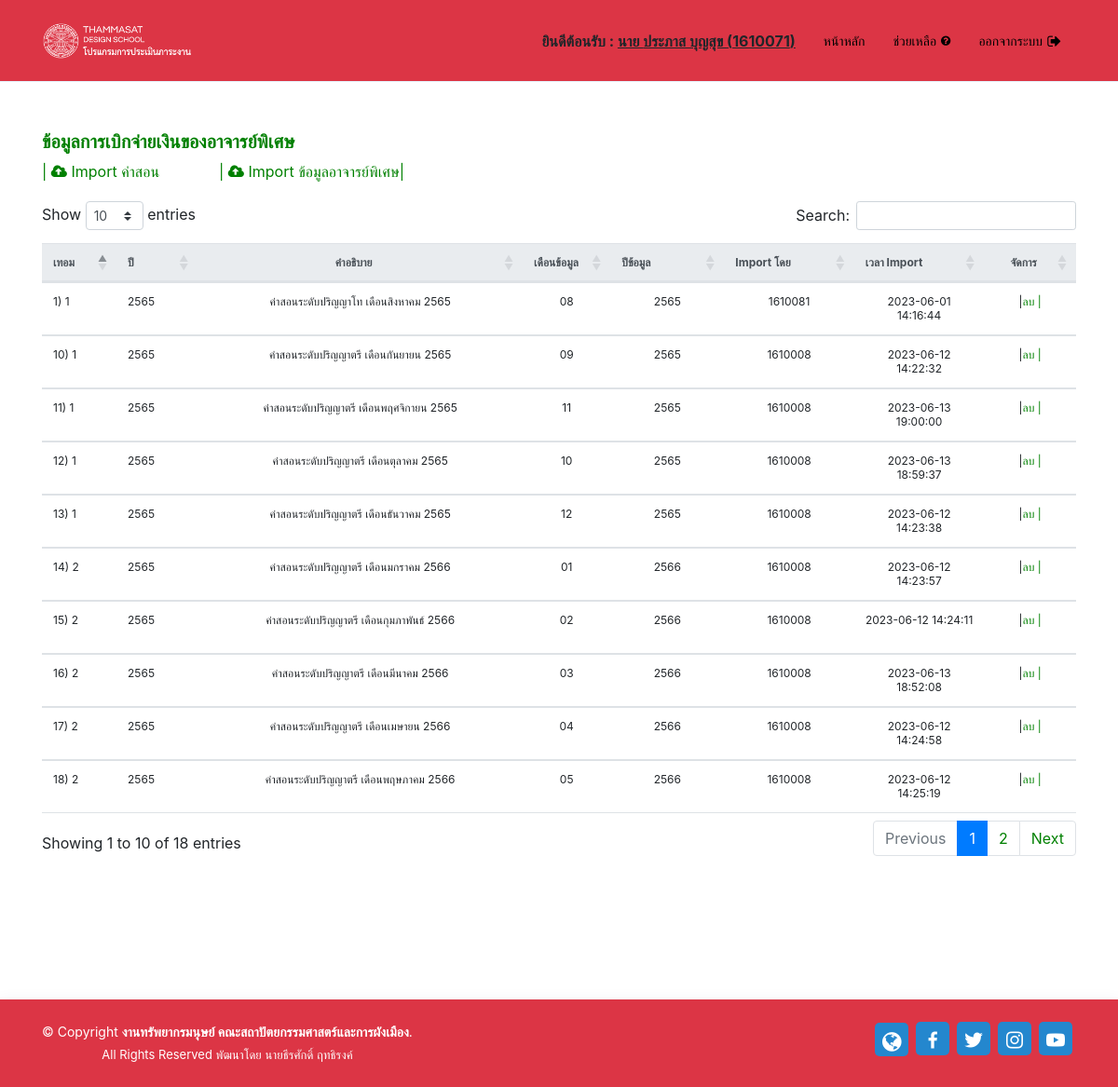
The page /admin/specialteacher.php (signed in) on the database its author committed.
### tables this page shows
CREATE TABLE `tdata_import` (
  `auto_id` int(10) NOT NULL,
  `im_term` varchar(10) DEFAULT NULL,
  `im_year` varchar(10) DEFAULT NULL,
  `im_title` varchar(255) DEFAULT NULL,
  `im_by` varchar(50) NOT NULL,
  `im_month_data` varchar(20) DEFAULT NULL,
  `im_year_data` varchar(20) DEFAULT NULL,
  `im_updatetime` datetime NOT NULL
);

### admin/specialteacher.php (the view, shortened to what this page needs)
<?php include 'include/state.php'; ?>
<?php include 'include/head.php'; ?>
<body>
  <?php include 'include/header.php'; ?>
  <section class="d-flex align-items-center">
    <div class="container position-relative" data-aos="fade-up" data-aos-delay="100">
      <div class="row justify-content-left" style="margin-top: 60px;">
        <div class="col-lg-12 col-md-12 col-sm-12">
          <h5 style="color:green;"><b>ข้อมูลการเบิกจ่ายเงินของอาจารย์พิเศษ</b></h5>
        </div>
        <div class="col-lg-2 col-md-12 col-sm-12">
          <a href="" title="" data-toggle="modal" data-target="#uploadfilebudget" style="color:green;">| <i class="fa fa-cloud-upload"></i> Import ค่าสอน</a>
        </div>
        <div class="col-lg-4 col-md-12 col-sm-12">
          <a href="" title="" data-toggle="modal" data-target="#uploadfilespecial" style="color:green;">| <i class="fa fa-cloud-upload"></i> Import ข้อมูลอาจารย์พิเศษ|</a>
        </div>
      </div>
      <div class="row icon-boxes" style="margin-top: 20px;">
        <div class="col-sm-12 col-md-12 col-lg-12 align-items-stretch mb-5 mb-lg-0">
          <table id="example" class="table" role="grid" aria-describedby="example1_info" style="width:100%">
            <thead thead class="thead-light" style="font-size: 12px;">
              <tr align="center" style="font-size: 12px;">
                <th width="3%">เทอม</th>
                <th width="5%">ปี</th>
                <th width="20%" class="text-center">คำอธิบาย</th>
                <th width="5%">เดือนข้อมูล</th>
                <th width="7%">ปีข้อมูล</th>
                <th width="8%">Import โดย</th>
                <th width="8%">เวลา Import</th>
                <th width="5%"><center>จัดการ</center></th>
              </tr>
            </thead>
            <tbody>
              <?php
              $i=0;
              require_once '../includes/connect.php';
              $stmt = $conn->prepare("SELECT * FROM tdata_Import WHERE im_year_data >= 2565");
              $stmt->execute();
              $result = $stmt->fetchAll();
              foreach($result as $row) {
              $i++
              ?>
              <tr style="font-size:12px;">
                <td><?= $i;?>) <?= $row['im_term'];?></td>
                <td><?= $row['im_year'];?></td>
                <td align="center"><?= $row['im_title'];?></td>
                <td align="center"><?= $row['im_month_data'];?></td>
                <td align="center"><?= $row['im_year_data'];?></td>
                <td align="center"><?= $row['im_by'];?></td>
                <td align="center"><?= $row['im_updatetime'];?></td>
                <td><center>
                  <div class="container">
                    <p>|<a href="page/deladmin.php?u_id=<?= $row['u_id'];?>" onclick="return confirm('คุณต้องการลบคุณ<?= $row['u_name'];?> ออกจากระบบหรือไม่??!!');" data-toggle="tooltip" title="ลบข้อมูล!">ลบ |</a></p>
                    </div>
                  </td>
                  <?php } ?>
                </tbody>
              </table>
            </div>
          </div>
        </div>
        </section>
        <br><br><br>
        <?php include 'include/footer.php'; ?>
      </body>
    </html>

### admin/assets/css/style.css (style rules this page uses)
body { font-family: "Open Sans", sans-serif; color: #444444; }
a { color: #2487ce; text-decoration: none; }
h1, h2, h3, h4, h5, h6 { font-family: "Raleway", sans-serif; }
section { padding: 80px 0; overflow: hidden; }

### admin/include/head.php (style rules this page uses)
A:link { text-decoration:none; color:green; }

### rows shown on the page
tdata_import: im_term "1", im_year "2565", im_title "ค่าสอนระดับปริญญาโท เดือนสิงหาคม 2565", im_month_data "08", im_year_data "2565", im_by "1610081", im_updatetime "2023-06-01 14:16:44"
tdata_import: im_term "1", im_year "2565", im_title "ค่าสอนระดับปริญญาตรี เดือนกันยายน 2565", im_month_data "09", im_year_data "2565", im_by "1610008", im_updatetime "2023-06-12 14:22:32"
tdata_import: im_term "1", im_year "2565", im_title "ค่าสอนระดับปริญญาตรี เดือนพฤศจิกายน 2565", im_month_data "11", im_year_data "2565", im_by "1610008", im_updatetime "2023-06-13 19:00:00"
tdata_import: im_term "1", im_year "2565", im_title "ค่าสอนระดับปริญญาตรี เดือนตุลาคม 2565", im_month_data "10", im_year_data "2565", im_by "1610008", im_updatetime "2023-06-13 18:59:37"
tdata_import: im_term "1", im_year "2565", im_title "ค่าสอนระดับปริญญาตรี เดือนธันวาคม 2565", im_month_data "12", im_year_data "2565", im_by "1610008", im_updatetime "2023-06-12 14:23:38"
tdata_import: im_term "2", im_year "2565", im_title "ค่าสอนระดับปริญญาตรี เดือนมกราคม 2566", im_month_data "01", im_year_data "2566", im_by "1610008", im_updatetime "2023-06-12 14:23:57"
tdata_import: im_term "2", im_year "2565", im_title "ค่าสอนระดับปริญญาตรี เดือนกุมภาพันธ์ 2566", im_month_data "02", im_year_data "2566", im_by "1610008", im_updatetime "2023-06-12 14:24:11"
tdata_import: im_term "2", im_year "2565", im_title "ค่าสอนระดับปริญญาตรี เดือนมีนาคม 2566", im_month_data "03", im_year_data "2566", im_by "1610008", im_updatetime "2023-06-13 18:52:08"
tdata_import: im_term "2", im_year "2565", im_title "ค่าสอนระดับปริญญาตรี เดือนเมษายน 2566", im_month_data "04", im_year_data "2566", im_by "1610008", im_updatetime "2023-06-12 14:24:58"
tdata_import: im_term "2", im_year "2565", im_title "ค่าสอนระดับปริญญาตรี เดือนพฤษภาคม 2566", im_month_data "05", im_year_data "2566", im_by "1610008", im_updatetime "2023-06-12 14:25:19"

### other values the page prints
$_SESSION['prename'] "นาย"
$_SESSION['firstnameTH'] "ประภาส"
$_SESSION['lastnameTH'] "บุญสุข"
$_SESSION['pid'] "1610071"
